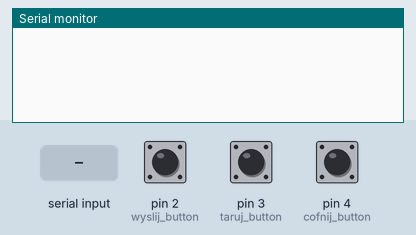
Simulated run of this sketch. Board: Arduino Uno, built with avr-gcc and run on an emulated ATmega328P. Shown: the last lines printed to the serial monitor. The test bench sets the inputs (shaded band); at power-on: pin 2 (wyslij_button) HIGH, pin 3 (taruj_button) HIGH, pin 4 (cofnij_button) HIGH.

Above: at 1.2 s.
1.3 s: pin 2 (wyslij_button) pulled LOW for 0.15 s
At 2.0 s:
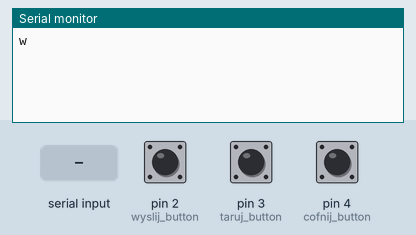
2.9 s: pin 3 (taruj_button) pulled LOW for 0.15 s
At 4.2 s:
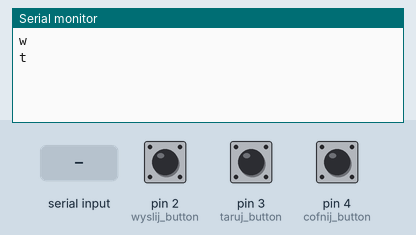
4.5 s: pin 4 (cofnij_button) pulled LOW for 1 s
At 6.3 s:
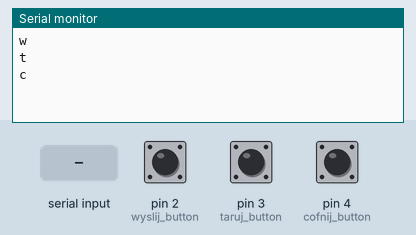
7.0 s: "?\n" received over Serial
At 7.5 s:
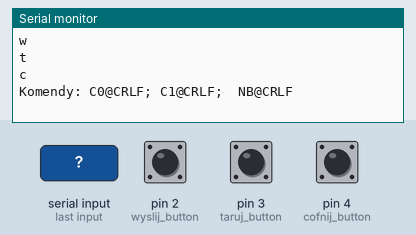

The sketch:

pilot_wagi_radwa.ino
```cpp
#define EI_ARDUINO_INTERRUPTED_PIN // to enable pin states functionality
#include <EnableInterrupt.h>

String identyfikator = "pilot_2";

int wyslij_button = 2;
int taruj_button = 3;
int cofnij_button = 4;

//LongPressedButttons
bool i_p_active = false;
long buttonTimer = 0;
int longPressTimer = 100;
bool timerPassed = false;


bool cofnij_button_active = false;
bool wyslij_button_active = false;
bool taruj_button_active = false;

void wyslij() {
  //dodałem debouncing bo zliczało nieraz 3 krotnie więcej niż powinno.
  static unsigned long last_interrupt_time = 0;
  unsigned long interrupt_time = millis();
  // If interrupts come faster than 1000ms, assume it's a bounce and ignore
  if (interrupt_time - last_interrupt_time > 1000)
  {
    Serial.print("w\n\r");

  }
  last_interrupt_time = interrupt_time;
}


void taruj() {      //dodałem debouncing bo zliczało nieraz 3 krotnie więcej niż powinno.
  static unsigned long last_interrupt_time = 0;
  unsigned long interrupt_time = millis();
  // If interrupts come faster than 1000ms, assume it's a bounce and ignore
  if (interrupt_time - last_interrupt_time > 1000)
  {
    Serial.print("t\n\r");

  }
  last_interrupt_time = interrupt_time;
}


void cofnij() {
  static unsigned long last_interrupt_time = 0;
  unsigned long interrupt_time = millis();
  // If interrupts come faster than 1000ms, assume it's a bounce and ignore
  if (interrupt_time - last_interrupt_time > 1000)
  {
    Serial.print("c\n\r");

  }
  last_interrupt_time = interrupt_time;
}


void setup() {
  Serial.begin(9600);
  pinMode(wyslij_button, INPUT_PULLUP);
  pinMode(taruj_button, INPUT_PULLUP);
  pinMode(cofnij_button, INPUT_PULLUP);

  //enableInterrupt(wyslij_button, wyslij, RISING);
  //enableInterrupt(taruj_button, taruj, RISING);
  //enableInterrupt(cofnij_button, interruptFunction,CHANGE);

}

void loop() {

  if (Serial.available()) {
    String wiadomosc = Serial.readStringUntil('\n');

    //Serial.println("WIADOMOSC: "+wiadomosc);
    if (wiadomosc == "C1\r") {
      Serial.print("C1 A\r\n");

    }
    if (wiadomosc == "C0\r") {
      Serial.print("C0 A\r\n");

    }
    if (wiadomosc == "NB\r") {
      Serial.print("NB A");
      Serial.print(" \"");
      Serial.print(identyfikator);
      Serial.print("\"");
      Serial.print("\r\n");
      // Serial.print("NB A 999999\r\n");
    }
    if (wiadomosc == "?") {
      Serial.println("Komendy: C0@CRLF; C1@CRLF;  NB@CRLF");
    }
    if (wiadomosc == "?\r\n") {
      Serial.println("Komendy: C0@CRLF; C1@CRLF;  NB@CRLF");
    }
  }

  if (digitalRead(cofnij_button) == HIGH) {  //Tu jest odwróciona logika ze względu na to że został zastosowany CZERWONY przycisk NC.
    if (cofnij_button_active == false) {
      cofnij_button_active = true;
      buttonTimer = millis();
    }//Zapamietuje stan nacisniecia przycisku
    if ((millis() - buttonTimer) > longPressTimer) {
      cofnij();
    } else {}
  } else {//Serial.print(" dp=lo ");
    cofnij_button_active = false;
  }

  if (digitalRead(wyslij_button) == LOW) {
    if (wyslij_button_active == false) {
      wyslij_button_active = true;
      buttonTimer = millis();
    }//Zapamietuje stan nacisniecia przycisku
    if ((millis() - buttonTimer) > longPressTimer) {
      wyslij();
    } else {}
  } else {//Serial.print(" dp=lo ");
    wyslij_button_active = false;


  }
  if (digitalRead(taruj_button) == LOW) {

    if (digitalRead(taruj_button) == LOW) {
      if (taruj_button_active == false) {
        taruj_button_active = true;
        buttonTimer = millis();
      }//Zapamietuje stan nacisniecia przycisku
      if ((millis() - buttonTimer) > longPressTimer) {
        taruj();
      } else {}
    }

  } else {//Serial.print(" dp=lo ");
    taruj_button_active = false;
  }
}
```

Measured:
- after the input at 1.3 s, the serial monitor: prints a new line after 0.10 s (image 1)
- after the input at 2.9 s, the serial monitor: prints a new line after 0.10 s (image 2)
- after the input at 4.5 s, the serial monitor: prints a new line after 1.1 s (image 3)
- after the input at 7.0 s, the serial monitor: prints a new line at once (image 4)
